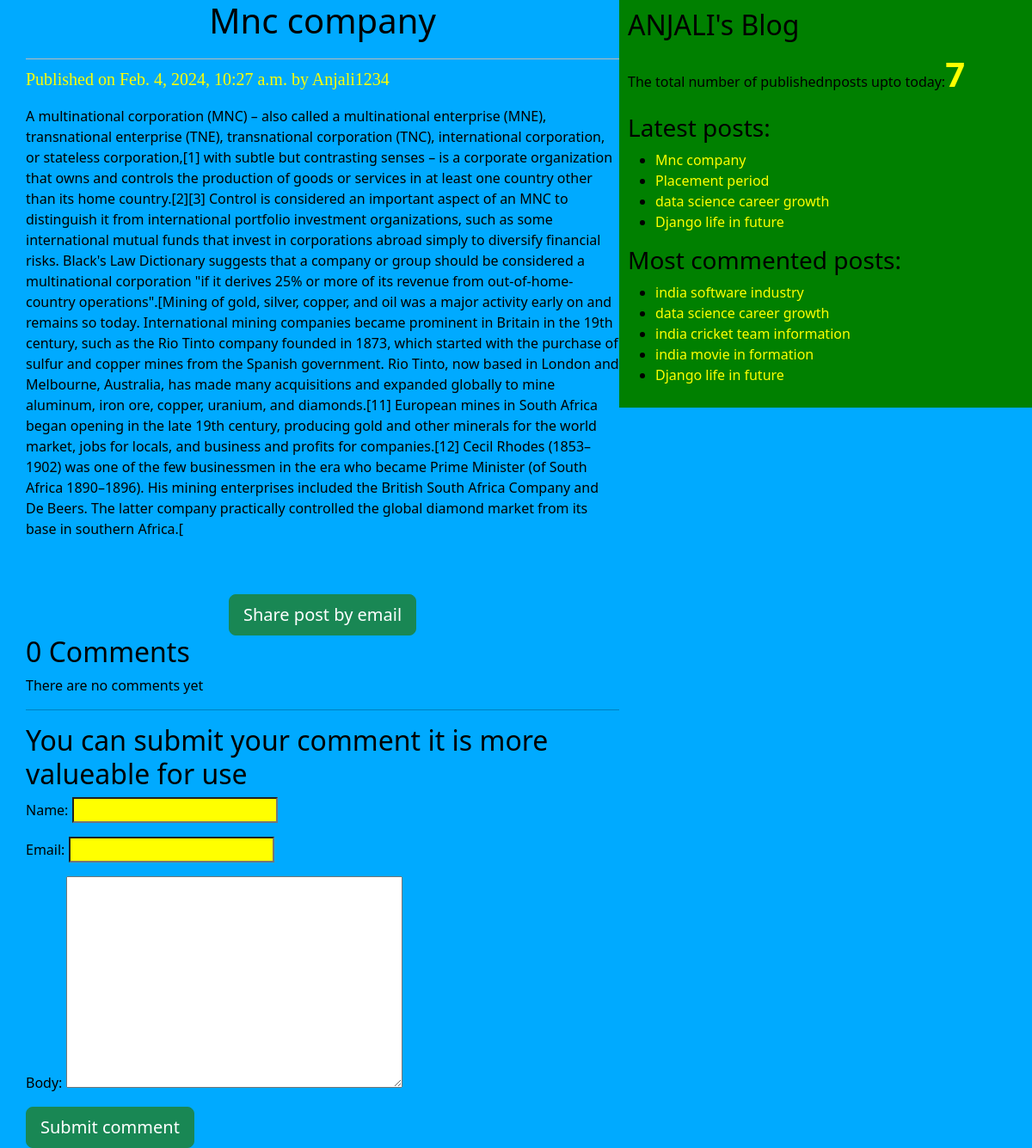
The app's page /2024/02/04/mnc-company/ with its own data.
### blog/models.py (models this page shows, shortened)
class Post(models.Model):
    STATUS_CHOICES=(('draft','Draft'),('published','Published'))
    title=models.CharField(max_length=256)
    slug=models.SlugField(max_length=264,unique_for_date='publish')
    author=models.ForeignKey(User,on_delete=models.CASCADE ,related_name='blog_posts')
    body=models.TextField()
    publish=models.DateTimeField(default=timezone.now)
    created=models.DateTimeField(auto_now_add=True)
    updated=models.DateTimeField(auto_now=True)
    status=models.CharField(max_length=10,choices=STATUS_CHOICES,default='draft')
    objects=Custommanager()
    tags=TaggableManager()
    class Meta:
        ordering=('-publish',)
    def get_absolute_url(self):
        return reverse("post_detail", args=[self.publish.year,self.publish.strftime('%m'),self.publish.strftime('%d'),self.slug])

### blog/views.py (the view)
# urls.py: path('<int:year>/<int:month>/<int:day>/<slug:post>/',views.post_detail_view,name='post_detail'),
def post_detail_view(request,year,month,day,post):
   post=get_object_or_404(Post,slug=post,
                             status='published',
                              publish__year=year,
                              publish__month=month,
                              publish__day=day)
   comments=post.comments.filter(active=True)
   csubmit=False
   if request.method=='POST':
       form=Commentform(request.POST)
       if form.is_valid():
           new_comment=form.save(commit=False)
           new_comment.post=post
           new_comment.save()
           csubmit=True
   else:
       form=Commentform()
   return render(request,'blog/post_detail.html',{'post':post,'csubmit':csubmit,'form':form,'csubmit':csubmit,'comments':comments})

### blog/forms.py
class Commentform(forms.ModelForm):
    class Meta:
        model=Comments
        fields=('name','email','body')

### blog/models.py (called while the page is built)
    def get_queryset(self):
        return super().get_queryset().filter(status='published')

### blog/templatetags/blog_tags.py (called while the page is built)
@register.simple_tag(name='my_tag')
def total_posts():
    return Post.objects.count()

@register.inclusion_tag('blog/latest_posts123.html')
def show_latest_post(count=3):
  latest_posts =Post.objects.order_by('-publish')[:count]
  return {'latest_posts':latest_posts}

@register.simple_tag(name='get_most_commented_posts')
def get_most_commented_posts(count=5):
   return Post.objects.annotate(total_comments=Count('comments')).order_by('-total_comments')[:count]

### blog/templates/blog/post_detail.html (shortened to what this page needs)
{%extends 'blog/base.html'%}
   {%block content%}
       <h1>{{post.title}}</h1>
       <p id='date'> Published on {{post.publish}} by {{post.author|title}}</p>
        {{post.body|linebreaks}}<br><br>
        <div class='container' align='center'>
        <a href='/{{post.id}}/share' class='btn btn-lg btn-success'>Share post by email </a>
        </div>
        {% with comments.count as comments_count%}
          <h2>{{comments_count}} Comment{{comments_count|pluralize}}</h2>
        {%endwith%}
        {%if comments%}
          {%for comment in comments%}
           <p id='ch'> Comment {{forloop.counter}} by {{comment.name}} on {{comment.created}}</p>
          <div class='cb'>{{comment.body|linebreaks}}</div>
          {%endfor%}
        {%else%}
          <p>There are no comments yet</p>
        {%endif%}
        {%if csubmit%}
          <h2>Your comment sended successfully</h2>
          {%else%}<hr>
          <h2>You can submit your comment it is more valueable for use</h2>
           <form method='post'>
               {{form.as_p}}
               <input type='submit' class="btn btn-primary btn-lg btn-success"    value='Submit comment'>
           </form>
        {%endif%}
    {%endblock%}

### blog/templates/blog/base.html (shortened to what this page needs)
<!DOCTYPE html>
{%load static%}
{%load blog_tags%}
<html lang="en">
<head>
    <link rel="stylesheet" href="https://cdn.jsdelivr.net/npm/bootstrap@5.3.2/dist/css/bootstrap.min.css">
    <link rel="stylesheet" href="{% static "blog1.css" %}">
</head>
<body>
    <div class="content">
    {%block content%}
    {%endblock%}
    </div>
    <div class="sidebar">
        <h2>ANJALI's Blog</h2>
        <p>The total number of publishednposts upto today:<span id='pcount'>{%my_tag%}</span></p>
        <h3>Latest posts:</h3>{%show_latest_post 4%}
        <h3>Most commented posts:</h3>
        {%get_most_commented_posts as most_commented_posts%}
        <ul>
            {%for post in most_commented_posts%}
            <li> <a href="{{post.get_absolute_url}}">{{post.title}}</a></li>
            {%endfor%}
        </ul>
    </div>
</body>
</html>

### blog/templates/blog/latest_posts123.html
<ul>
    {%for post in latest_posts%}
    <li> <a href="{{post.get_absolute_url}}">{{post.title}}</a></li>
    {%endfor%}
</ul>

### blog/static/blog1.css (style rules this page uses)
.content { width: 60%; float: left; padding: 0 0 0 30px; background: rgb(0, 170, 255); height: 100%; }
.sidebar { width: 40%; float: right; padding: 10px; background: green; height: 100%; }
h1 { text-align: center; border-bottom: 1px solid #bbb; padding-bottom: 20px; }
body { color: black; background-color: rgb(0, 170, 255); }
#date { color: yellow; font-size: 20px; font-family:initial ; }
a { color: yellow; text-decoration: none; }
input { color: blue; background-color: yellow; }
#pcount { font-size: 40px; color: yellow; font-weight: bold; }

### records on screen
Post: publish "Feb. 4, 2024, 10:27 a.m.", author "Anjali1234", body "A multinational corporation (MNC) – also called a multinational enterprise (MNE), transnational enterprise (TNE), transnational corporation (TNC), international corporation, or stateless corporation,[1] with subtle but contrasting senses – is a corporate organization that owns and controls the production of goods or services in at least one country other than its home country.[2][3] Control is considered an important aspect of an MNC to distinguish it from international portfolio investment organizations, such as some international mutual funds that invest in corporations abroad simply to diversify financial risks. Black's Law Dictionary suggests that a company or group should be considered…", title "Mnc company"
Post: title "Placement period"
Post: title "data science career growth"
Post: title "Django life in future"
Post: title "india software industry"
Post: title "india cricket team information"
Post: title "india movie in formation"

### other values on screen
{{ comments_count }} "0"
